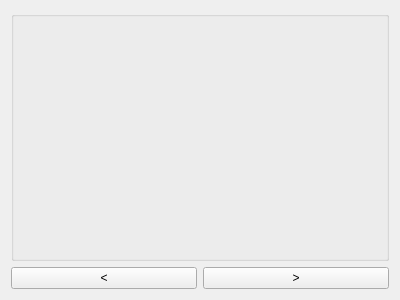
<?xml version="1.0" encoding="UTF-8"?>
<ui version="4.0">
 <class>IMagesWidget</class>
 <widget class="QWidget" name="IMagesWidget">
  <property name="geometry">
   <rect>
    <x>0</x>
    <y>0</y>
    <width>400</width>
    <height>300</height>
   </rect>
  </property>
  <property name="windowTitle">
   <string>Form</string>
  </property>
  <layout class="QVBoxLayout" name="verticalLayout">
   <item>
    <widget class="QGroupBox" name="groupBox">
     <property name="title">
      <string/>
     </property>
    </widget>
   </item>
   <item>
    <layout class="QHBoxLayout" name="horizontalLayout">
     <item>
      <widget class="QPushButton" name="pushButton">
       <property name="text">
        <string>&lt;</string>
       </property>
      </widget>
     </item>
     <item>
      <widget class="QPushButton" name="pushButton_2">
       <property name="text">
        <string>&gt;</string>
       </property>
      </widget>
     </item>
    </layout>
   </item>
  </layout>
 </widget>
 <resources/>
 <connections/>
</ui>
